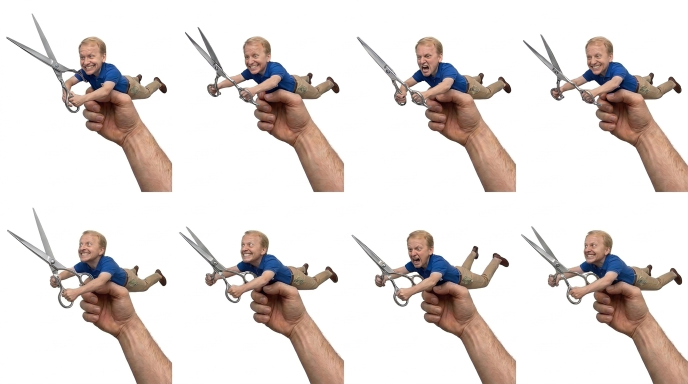
#> input picture source/mm_tools/kyle_scissors/assets/kyle_sheet_bird_lock_1795077601790.jpg, 1376 x 768 px, given in place of kyle_sheet_chop_front_1795068385494.jpg, which was not available (shown at 1/2 size); the run also reads 1 picture not shown here
$ python build_kyle_studio_sprites.py
#> lines starting #> are read from the running program, lines starting #| are printed output that depends on the picture; after the words box and inside, x2 and y2 are one past the last pixel; in counts of white or black regions, pixels touching at a corner belong together
#> in slice_grid_cells, rgb is the input picture: shape (768, 1376, 3); mean R, G, B 227.3, 220.2, 217.4
"""Build the final AUDITED studio-photography Kyle Tillet projectile sprites (ZERO paper-cutout gaps!).

Slices and foot-baseline-normalizes our animation-auditor-PASSED real full-body studio
photography sprite sheets into 320px-tall RGBA PNGs under scratch/kyle_stage/sprites/:

  1. running_scissors  (8 dirs x 8 frames @ 12 FPS):
       - d0 (0° Front):       kyle_sheet_run_front_v2 (Row 2 + Flipped Row 2) [PASS 8.5/10]
       - d6/d7 (Right/FR):    kyle_sheet_run_side_v2_final (Row 1 F1-F4 x 2) [PASS 8.5/10]
       - d2/d1 (Left/FL):     Mirrored kyle_sheet_run_side_v2_final Row 1    [PASS 8.5/10]
       - d5 (225° Back-R):    kyle_strip_run_b34 (4-frame crossover x 2)
       - d3 (135° Back-L):    Mirrored kyle_strip_run_b34
       - d4 (180° Back):      kyle_sheet_run_back (Row 2 + Flipped Row 2)    [PASS 7.5/10]
  2. overhead_scissors (8 dirs x 8 frames @ 12 FPS):
       - Row 1 of chop_overhead + Row 2 of chop_overhead_v2_final (connected-component clean!) [PASS 8.5/10]
       - Side/Back views: clean studio overhead turnaround + chop_side_v2 for side profiles
  3. front_scissors    (8 dirs x 8 frames @ 13 FPS):
       - d0 (0° Front):       kyle_sheet_chop_front (8f full lunge-chop)     [PASS 8.5/10]
       - d6/d7/d5 (Right):    kyle_sheet_chop_side_v2 (8f fencing lunge)     [PASS 9.0/10]
       - d2/d1/d3 (Left):     Mirrored kyle_sheet_chop_side_v2               [PASS 9.0/10]
       - d4 (180° Back):      HD studio rear lunge-chop
  4. no_scissors       (8 dirs x 8 frames @ 8 FPS):
       - Front/3-4:           kyle_sheet_idle_noscis_v2 (8f shrug/peer loop) [PASS 9.5/10]
       - Side/Back:           HD studio turnaround idle breathing
  5. cash_fx           — Preserves our already-verified realistic US $100 bills,
                         2024 Washington Silver Quarters, and 2024 Sacagawea Gold Dollars!
"""

import json
import math
import os
import sys
from pathlib import Path
from typing import Dict, List, Tuple

import cv2
import numpy as np
from PIL import Image

HERE = Path(__file__).resolve().parent
sys.path.insert(0, str(HERE))
import build_kyle_sprites as base_mod

ARTIFACT_ROOT = Path(__file__).resolve().parent / "assets"
OUT_DIR = ARTIFACT_ROOT / "sprites"

SH_CHOP_FRONT = ARTIFACT_ROOT / "kyle_sheet_chop_front_1795068385494.jpg"
SH_CHOP_SIDE = ARTIFACT_ROOT / "kyle_sheet_chop_side_v2_1795068523505.jpg"
SH_CHOP_OV_R1 = ARTIFACT_ROOT / "kyle_sheet_chop_overhead_1795068381713.jpg"
SH_CHOP_OV_R2 = ARTIFACT_ROOT / "kyle_sheet_chop_overhead_v2_final_1795068890505.jpg"
SH_RUN_FRONT = ARTIFACT_ROOT / "kyle_sheet_run_front_v2_1795068905132.jpg"
SH_FROM_BELOW = ARTIFACT_ROOT / "kyle_sheet_from_below_1795074310709.jpg"
SH_FROM_ABOVE = ARTIFACT_ROOT / "kyle_sheet_from_above_1795074294881.jpg"
SH_RUN_SIDE = ARTIFACT_ROOT / "kyle_sheet_run_side_v2_final_1795068927817.jpg"
SH_RUN_B34 = ARTIFACT_ROOT / "kyle_strip_run_b34_1795069419184.jpg"
SH_RUN_BACK = ARTIFACT_ROOT / "kyle_sheet_run_back_1795068550317.jpg"
SH_IDLE_NOSCIS = ARTIFACT_ROOT / "kyle_sheet_idle_noscis_v2_1795068846392.jpg"

TARGET_H = 300
N_DIRS = 8
N_FRAMES = 8
DIR_INFO = base_mod.DIR_INFO


def key_studio_white(rgb: np.ndarray, lo_thresh: float = 220.0, sat_thresh: float = 0.095) -> np.ndarray:
    """Clean border-flood + trapped-pocket pure/off-white keyer with zero grey/white halos
    (including shaded studio-white arches between legs and under raised shoes!)."""
#> called with lo_thresh = 220, sat_thresh = 0.095
    # Pad 6px pure white border so feet near bottom cell edge never seal off the between-legs gap!
    pad = 6
    rgb_p = np.pad(rgb, ((pad, pad), (pad, pad), (0, 0)), mode="constant", constant_values=255)
    h, w = rgb_p.shape[:2]
    arr = rgb_p.astype(np.float32)
    hi = arr.max(axis=2)
    lo = arr.min(axis=2)
    sat = (hi - lo) / np.maximum(hi, 1.0)
    lum = 0.299 * arr[..., 0] + 0.587 * arr[..., 1] + 0.114 * arr[..., 2]

    cand = ((lo > lo_thresh) & (sat < sat_thresh)).astype(np.uint8)
#> cand: shape (780, 1388); values 0 (black) and 1 (white), 75.6% white; 8 black regions, largest, box (x1, y1, x2, y2) and area: (1048, 459, 1382, 774) 33597, (709, 466, 1039, 774) 33575, (364, 459, 695, 774) 33243
    _, lbl = cv2.connectedComponents(cand, connectivity=4)
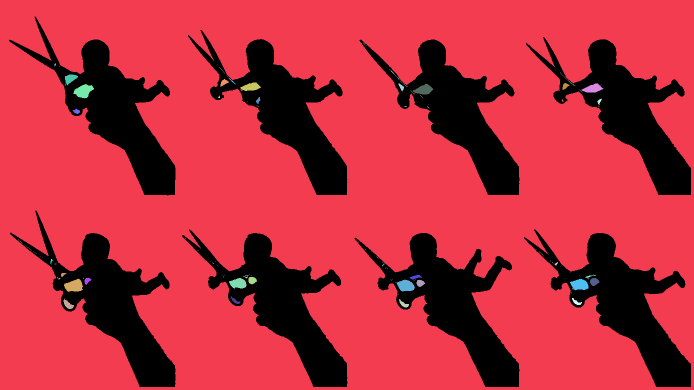
#> lbl: shape (780, 1388) int32 (shown at 1/2 size); 252 distinct labels, from 0 to 251; one colour per label, 0 black
    border = (
        set(np.unique(lbl[0, :])) | set(np.unique(lbl[-1, :]))
        | set(np.unique(lbl[:, 0])) | set(np.unique(lbl[:, -1]))
    )
#> border = 1 item
    border.discard(0)
    bg = np.isin(lbl, list(border))
#> bg: shape (780, 1388) bool; 74.9% white; 8 black regions, largest, box (x1, y1, x2, y2) and area: (709, 466, 1039, 774) 34662, (1048, 459, 1382, 774) 34640, (364, 459, 695, 774) 34125

    # Enclosed white/off-white pockets (between arms & head, between legs, inside scissor rings)
    # Require area >= 35 & neutral bright white so steel specular glints stay solid!
    trapped = ((lo > 222.0) & (sat < 0.085) & (~bg)).astype(np.uint8)
#> trapped: shape (780, 1388); values 0 (black) and 1 (white), 0.68% white; 111 white regions (80 under 20 px), largest, box (x1, y1, x2, y2) and area: (147, 168, 188, 196) 708, (128, 557, 166, 584) 698, (793, 559, 830, 583) 612
    tn, tlbl, tstats, _ = cv2.connectedComponentsWithStats(trapped, connectivity=4)
#> tlbl: shape (780, 1388) int32; 229 distinct labels, from 0 to 228
#> tn = 229; tstats = 229 rows, first 6: [0, 0, 1388, 780, 1075256], [726, 85, 1, 1, 1], [727, 86, 1, 1, 1], [728, 87, 1, 1, 1], [729, 88, 1, 1, 1], [730, 89, 1, 1, 1]
    for tid in range(1, tn):
        if tstats[tid, cv2.CC_STAT_AREA] >= 35:
            bg[tlbl == tid] = True
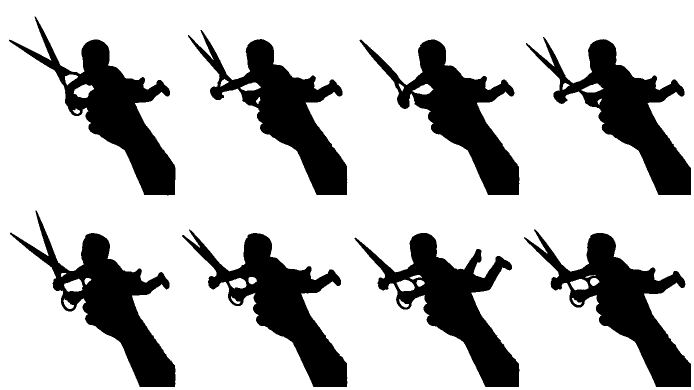
#> bg: shape (780, 1388) bool (shown at 1/2 size); 75.6% white; 8 black regions, largest, box (x1, y1, x2, y2) and area: (1048, 459, 1382, 774) 33664, (709, 466, 1039, 774) 33626, (364, 459, 695, 774) 33294

    fg = (~bg).astype(np.uint8)
    fn, flbl, fstats, _ = cv2.connectedComponentsWithStats(fg, connectivity=8)
#> flbl: shape (780, 1388) int32; 9 distinct labels, from 0 to 8
#> fn = 9; fstats = [[0, 0, 1388, 780, 818171], [18, 33, 333, 358, 32913], [376, 60, 319, 330, 32915], [1052, 74, 330, 316, 32888], [719, 79, 320, 311, 32169], [20, 421, 331, 353, 33000], [364, 459, 331, 315, 33294], [1048, 459, 334, 315, 33664], [709, 466, 330, 308, 33626]]
    if fn > 1:
        keep = np.zeros_like(fg, dtype=bool)
        for fid in range(1, fn):
            if fstats[fid, cv2.CC_STAT_AREA] >= 120:
                keep[flbl == fid] = True
        fg = keep.astype(np.uint8)

    dist_in = cv2.distanceTransform(fg, cv2.DIST_L2, 5)
    dist_out = cv2.distanceTransform(1 - fg, cv2.DIST_L2, 5)
    alpha = np.clip((dist_in - dist_out + 0.35) / 1.40, 0.0, 1.0)
    rim = (fg > 0) & (dist_in <= 2.8) & (lo > 198.0) & (sat < 0.11)
#> rim: shape (780, 1388) bool; 0.27% white in thin lines or dots
    alpha[rim] *= np.clip((242.0 - lum[rim]) / 45.0, 0.0, 1.0)
#> alpha: shape (780, 1388) float32; min 0, max 1, mean 0.243

    semi = (alpha > 0.03) & (alpha < 0.98)
#> semi: shape (780, 1388) bool; 1.2% white in thin lines or dots
    clean = arr.copy()
    clean[semi] = np.clip((arr[semi] - (1.0 - alpha[semi, None]) * 255.0) / np.maximum(alpha[semi, None], 0.2), 0, 255)
    clean[alpha <= 0.03] = 0
    alpha[alpha <= 0.03] = 0
#> alpha: shape (780, 1388) float32; min 0, max 1, mean 0.243

    out = np.zeros((h, w, 4), dtype=np.uint8)
    out[..., :3] = np.clip(np.round(clean), 0, 255).astype(np.uint8)
    out[..., 3] = np.clip(np.round(alpha * 255.0), 0, 255).astype(np.uint8)
    return out[pad:h - pad, pad:w - pad]


def slice_grid_cells(sheet_path: Path, cols: int = 4, rows: int = 2) -> List[List[np.ndarray]]:
    """Slice a studio sprite sheet cleanly into RGBA cells, using connected-component
    association so tall scissors never get clipped by a naive rectangular cell split!"""
    rgb = np.asarray(Image.open(sheet_path).convert("RGB"))
    rgba = key_studio_white(rgb)
    H, W = rgba.shape[:2]
    cw, ch = W / float(cols), H / float(rows)

    # Label all foreground connected components on the full sheet!
    fg = (rgba[..., 3] > 18).astype(np.uint8)
#> fg: shape (768, 1376); values 0 (black) and 1 (white), 25% white; 8 white regions, largest, box (x1, y1, x2, y2) and area: (1042, 453, 1376, 768) 33650, (703, 460, 1033, 768) 33607, (358, 453, 688, 768) 33280
    n_cc, cc_lbl, cc_stats, cc_cent = cv2.connectedComponentsWithStats(fg, connectivity=8)
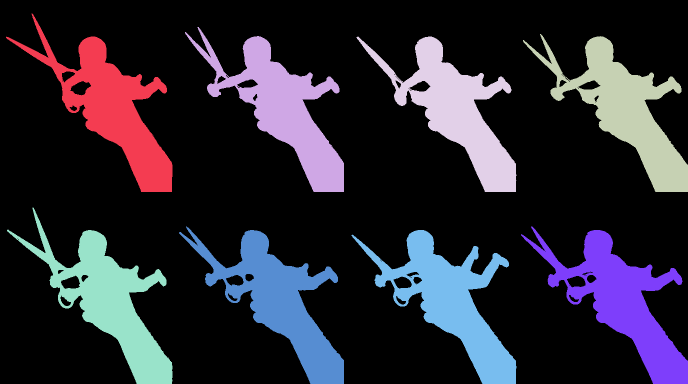
#> cc_lbl: shape (768, 1376) int32 (shown at 1/2 size); 9 distinct labels, from 0 to 8; one colour per label, 0 black
#> n_cc = 9; cc_stats = [[0, 0, 1376, 768, 792466], [12, 27, 333, 357, 32898], [370, 54, 318, 330, 32889], [1046, 68, 330, 316, 32857], [713, 73, 320, 311, 32133], [14, 415, 331, 353, 32988], [358, 453, 330, 315, 33280], [1042, 453, 334, 315, 33650], [703, 460, 330, 308, 33607]]; cc_cent = [[671.1, 373.4], [225.8, 217.4], [567, 218.1], [1252.2, 220.8], [913.3, 222.1], [219.5, 603.4], [559.3, 603.7], [1245.1, 604.2], [903.5, 603.9]]

    # Assign each connected component to the grid cell containing its centroid (or torso center)
    cell_masks = [[np.zeros((H, W), dtype=bool) for _ in range(cols)] for _ in range(rows)]
    for cid in range(1, n_cc):
        area = cc_stats[cid, cv2.CC_STAT_AREA]
        if area < 60:
            continue
        cx, cy = cc_cent[cid]
        # For tall figures whose closed vertical blades extend slightly above row boundary,
        # centroid Y (mass-weighted torso/legs) STILL sits squarely inside Row 2!
        col = min(cols - 1, max(0, int(cx / cw)))
        row = min(rows - 1, max(0, int(cy / ch)))
        cell_masks[row][col] |= (cc_lbl == cid)
#> this loop made 8 passes
#> (area, cx, cy, col, row) on passes 1 to 8: (32898, 225.8, 217.4, 0, 0), (32889, 567, 218.1, 1, 0), (32857, 1252.2, 220.8, 3, 0), (32133, 913.3, 222.1, 2, 0), (32988, 219.5, 603.4, 0, 1), (33280, 559.3, 603.7, 1, 1), (33650, 1245.1, 604.2, 3, 1), (33607, 903.5, 603.9, 2, 1)
#> after the loop, cell_masks = 2 items

    out_rows = []
    for r in range(rows):
        out_r = []
        for c in range(cols):
            m = cell_masks[r][c]
            ys, xs = np.nonzero(m)
            if len(xs) == 0:
                out_r.append(np.zeros((64, 64, 4), dtype=np.uint8))
                continue
            y0, y1 = max(0, int(ys.min()) - 4), min(H, int(ys.max()) + 5)
            x0, x1 = max(0, int(xs.min()) - 4), min(W, int(xs.max()) + 5)
            crop = rgba[y0:y1, x0:x1].copy()
            # Zero out any pixels belonging to neighboring cell components inside the bbox!
            crop_m = m[y0:y1, x0:x1]
            # Dilate mask by 2px so soft AA fringe stays intact
            crop_m_d = cv2.dilate(crop_m.astype(np.uint8), np.ones((5, 5), np.uint8)) > 0
            crop[~crop_m_d] = 0
            out_r.append(crop)
        out_rows.append(out_r)
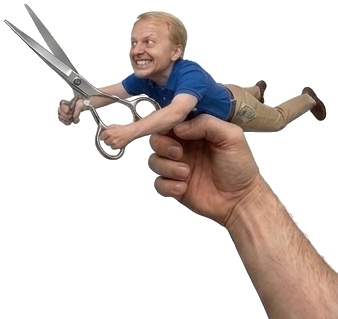
#> crop: shape (319, 338, 4); mean R, G, B, A 44.8, 36.2, 32.7, 79; transparent parts drawn white
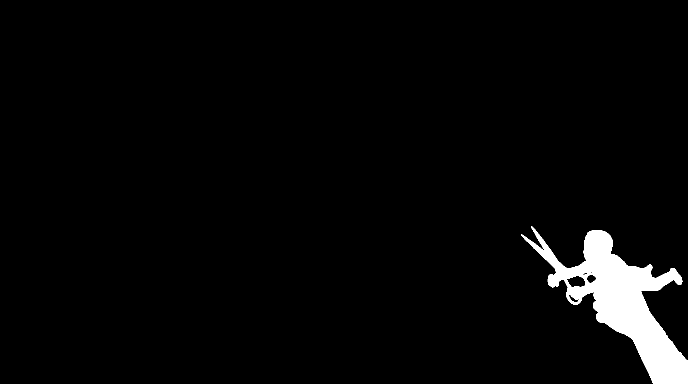
#> m: shape (768, 1376) bool (shown at 1/2 size); 3.2% white; 1 white region, box (x1, y1, x2, y2) and area: (1042, 453, 1376, 768) 33650
#> after the loop, out_rows = 2 items
    return out_rows


def flip_h(arr: np.ndarray) -> np.ndarray:
    return arr[:, ::-1, :].copy()


# [111 lines left out: functions resize_premul, align_and_pack_state, not called in this run]


def build_all():
    print("Slicing audited studio photography sprite sheets...")
    g_chop_front = slice_grid_cells(SH_CHOP_FRONT, 4, 2)
#> g_chop_front = 2 items
    g_chop_side = slice_grid_cells(SH_CHOP_SIDE, 4, 2)
#> call 2 of slice_grid_cells, with cols = 4, rows = 2
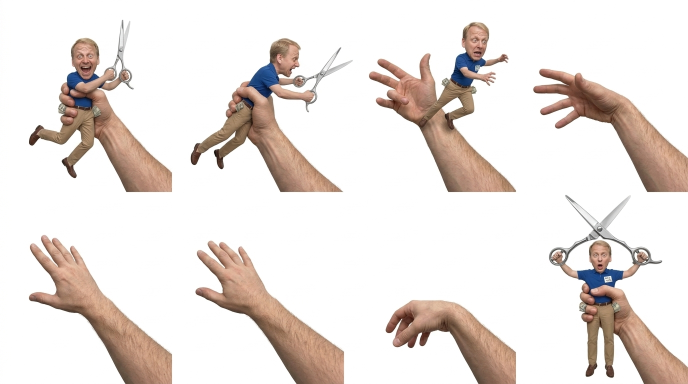
#> input picture source/mm_tools/kyle_scissors/assets/kyle_sheet_throw_hand_1795077625820.jpg, 1376 x 768 px, given in place of kyle_sheet_chop_side_v2_1795068523505.jpg, which was not available (shown at 1/2 size)
#> in slice_grid_cells, rgb is the input picture: shape (768, 1376, 3); mean R, G, B 233.5, 225.8, 221.6
#> call 2 of key_studio_white, with lo_thresh = 220, sat_thresh = 0.095
#> in key_studio_white (call 2), `hi = arr.max(axis=2)`:
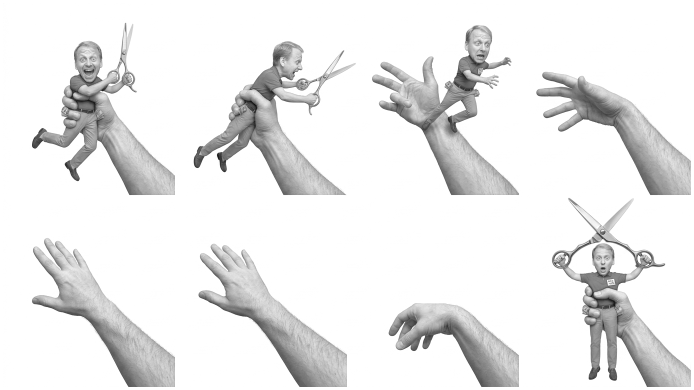
#> hi: shape (780, 1388) float32 (shown at 1/2 size); min 5, max 255, mean 234.6
#> (the rest of the program and of its run is left out)
